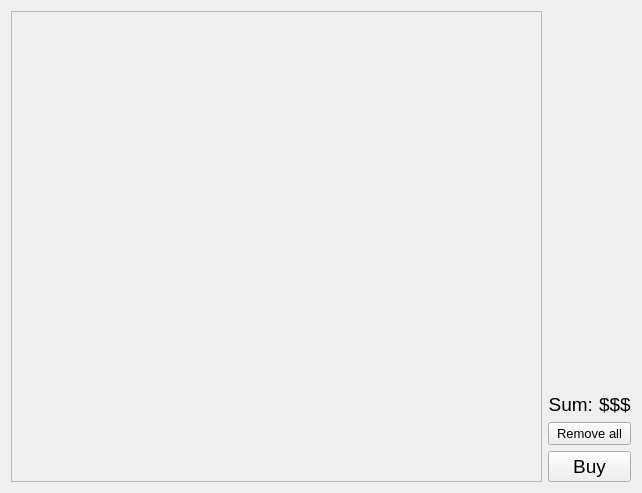
<?xml version="1.0" encoding="UTF-8"?>
<ui version="4.0">
 <class>CartWidget</class>
 <widget class="QWidget" name="CartWidget">
  <property name="geometry">
   <rect>
    <x>0</x>
    <y>0</y>
    <width>642</width>
    <height>493</height>
   </rect>
  </property>
  <property name="windowTitle">
   <string>Form</string>
  </property>
  <layout class="QHBoxLayout" name="horizontalLayout">
   <item>
    <layout class="QVBoxLayout" name="verticalLayout_2">
     <item>
      <widget class="QScrollArea" name="saCart">
       <property name="widgetResizable">
        <bool>true</bool>
       </property>
       <widget class="QWidget" name="scrollAreaWidgetContents">
        <property name="geometry">
         <rect>
          <x>0</x>
          <y>0</y>
          <width>529</width>
          <height>471</height>
         </rect>
        </property>
        <widget class="QWidget" name="verticalLayoutWidget">
         <property name="geometry">
          <rect>
           <x>20</x>
           <y>20</y>
           <width>160</width>
           <height>80</height>
          </rect>
         </property>
         <layout class="QVBoxLayout" name="vlCart"/>
        </widget>
       </widget>
      </widget>
     </item>
    </layout>
   </item>
   <item>
    <layout class="QVBoxLayout" name="verticalLayout">
     <item>
      <spacer name="verticalSpacer">
       <property name="orientation">
        <enum>Qt::Vertical</enum>
       </property>
       <property name="sizeHint" stdset="0">
        <size>
         <width>20</width>
         <height>40</height>
        </size>
       </property>
      </spacer>
     </item>
     <item>
      <layout class="QHBoxLayout" name="horizontalLayout_2">
       <item>
        <widget class="QLabel" name="lbSum_">
         <property name="font">
          <font>
           <pointsize>14</pointsize>
          </font>
         </property>
         <property name="text">
          <string>Sum:</string>
         </property>
         <property name="alignment">
          <set>Qt::AlignRight|Qt::AlignTrailing|Qt::AlignVCenter</set>
         </property>
        </widget>
       </item>
       <item>
        <widget class="QLabel" name="lbSum">
         <property name="font">
          <font>
           <pointsize>14</pointsize>
          </font>
         </property>
         <property name="text">
          <string>$$$</string>
         </property>
        </widget>
       </item>
      </layout>
     </item>
     <item>
      <widget class="QPushButton" name="pushButton_2">
       <property name="font">
        <font>
         <pointsize>10</pointsize>
        </font>
       </property>
       <property name="text">
        <string>Remove all</string>
       </property>
      </widget>
     </item>
     <item>
      <widget class="QPushButton" name="btnBuy">
       <property name="font">
        <font>
         <pointsize>14</pointsize>
        </font>
       </property>
       <property name="text">
        <string>Buy</string>
       </property>
      </widget>
     </item>
    </layout>
   </item>
  </layout>
 </widget>
 <resources/>
 <connections/>
</ui>
